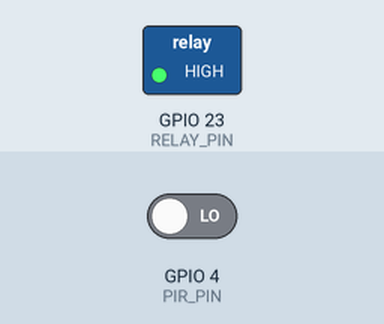
Recording of a sketch running on a simulated ESP32. Parts: switched loads named in the sketch (green lamp = pin HIGH). Inputs (shaded band) come from the test bench; at power-on: GPIO 4 (PIR_PIN) LOW. WiFi joins after 1.5 s; servers stay silent unless stated; uploads are accepted with an empty reply; what the sketch prints to the serial monitor is not drawn.

Above: at 2.7 s.
2.8 s: GPIO 4 (PIR_PIN) driven HIGH
At 5.1 s:
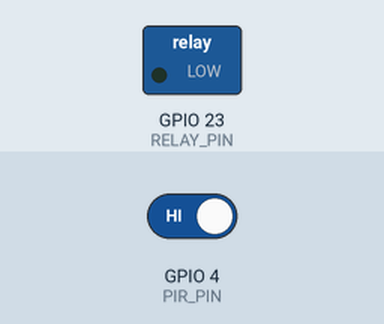
5.7 s: GPIO 4 (PIR_PIN) driven LOW
At 6.8 s:
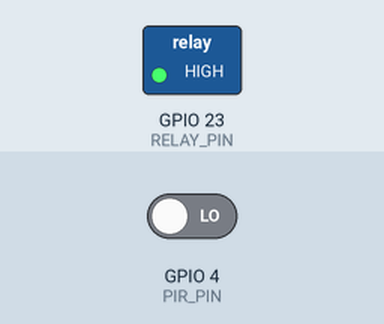
Timing chart, 0 to 8.7 s (numbered marks = the images above; inputs shaded):
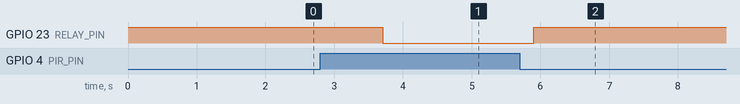

The sketch:

pir.ino
```cpp
// ===== ESP32: PIR SENSOR + RELAY ACTIVE-LOW =====
#include <WiFi.h>
#include <HTTPClient.h>

// --- WIFI ---
#define WIFI_SSID       "YOUR_SSID"
#define WIFI_PASS       "YOUR_PASSWORD"

// --- SENSOR & RELAY ---
#define PIR_PIN         4          // Pin PIR
#define RELAY_PIN       23         // Relay Active-Low

// --- SERVER ---
const char* host = "192.168.1.10"; // IP server Next.js
const int   port = 3000;
const char* device = "ESP32-PIR-RELAY";

// ----------------- KIRIM DATA KE NEXT.JS -----------------
void kirimData(int pirValue, int relayStatus) {
  if (WiFi.status() != WL_CONNECTED) return;

  String json = String("{\"pir\":") + pirValue +
                ",\"relayStatus\":" + relayStatus + "}";

  String url = String("http://") + host + ":" + port + "/api/ingest?device=" + device;

  HTTPClient http;
  http.begin(url);
  http.addHeader("Content-Type", "application/json");

  int code = http.POST(json);
  Serial.printf("POST => %d\n", code);
  if (code > 0) Serial.println(http.getString());

  http.end();
}

void setup() {
  Serial.begin(115200);

  pinMode(PIR_PIN, INPUT);
  pinMode(RELAY_PIN, OUTPUT);
  digitalWrite(RELAY_PIN, HIGH); // relay OFF awal (active-low)

  // WiFi
  WiFi.begin(WIFI_SSID, WIFI_PASS);
  Serial.print("Connecting");
  while (WiFi.status() != WL_CONNECTED) {
    Serial.print(".");
    delay(300);
  }
  Serial.println("\nWiFi connected!");
}

void loop() {
  int pirValue = digitalRead(PIR_PIN);  // HIGH = gerakan terdeteksi

  Serial.printf("PIR: %d\n", pirValue);

  // ---- KONTROL RELAY ----
  if (pirValue == HIGH) {
    digitalWrite(RELAY_PIN, LOW);   // Relay ON
    Serial.println("Gerakan terdeteksi → Relay ON");
  } else {
    digitalWrite(RELAY_PIN, HIGH);  // Relay OFF
    Serial.println("Tidak ada gerakan → Relay OFF");
  }

  int relayStatus = (digitalRead(RELAY_PIN) == LOW) ? 1 : 0;

  // Kirim data ke server
  kirimData(pirValue, relayStatus);

  delay(2000);
}
```

Measured:
- after the input at 2.8 s, GPIO 23 (RELAY_PIN): HIGH → LOW after 0.90 s
- after the input at 5.7 s, GPIO 23 (RELAY_PIN): LOW → HIGH after 0.20 s
